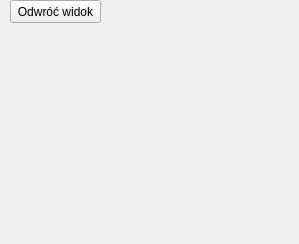
<?xml version="1.0" encoding="UTF-8"?>
<ui version="4.0">
 <class>Okno_RGB</class>
 <widget class="QDockWidget" name="Okno_RGB">
  <property name="geometry">
   <rect>
    <x>0</x>
    <y>0</y>
    <width>299</width>
    <height>244</height>
   </rect>
  </property>
  <property name="minimumSize">
   <size>
    <width>110</width>
    <height>140</height>
   </size>
  </property>
  <property name="floating">
   <bool>true</bool>
  </property>
  <property name="features">
   <set>QDockWidget::DockWidgetClosable</set>
  </property>
  <property name="allowedAreas">
   <set>Qt::NoDockWidgetArea</set>
  </property>
  <property name="windowTitle">
   <string>okno_rgb</string>
  </property>
  <widget class="QWidget" name="dockWidgetContents">
   <widget class="QPushButton" name="pushButton">
    <property name="geometry">
     <rect>
      <x>10</x>
      <y>0</y>
      <width>91</width>
      <height>23</height>
     </rect>
    </property>
    <property name="text">
     <string>Odwróć widok</string>
    </property>
   </widget>
  </widget>
 </widget>
 <resources/>
 <connections/>
</ui>
